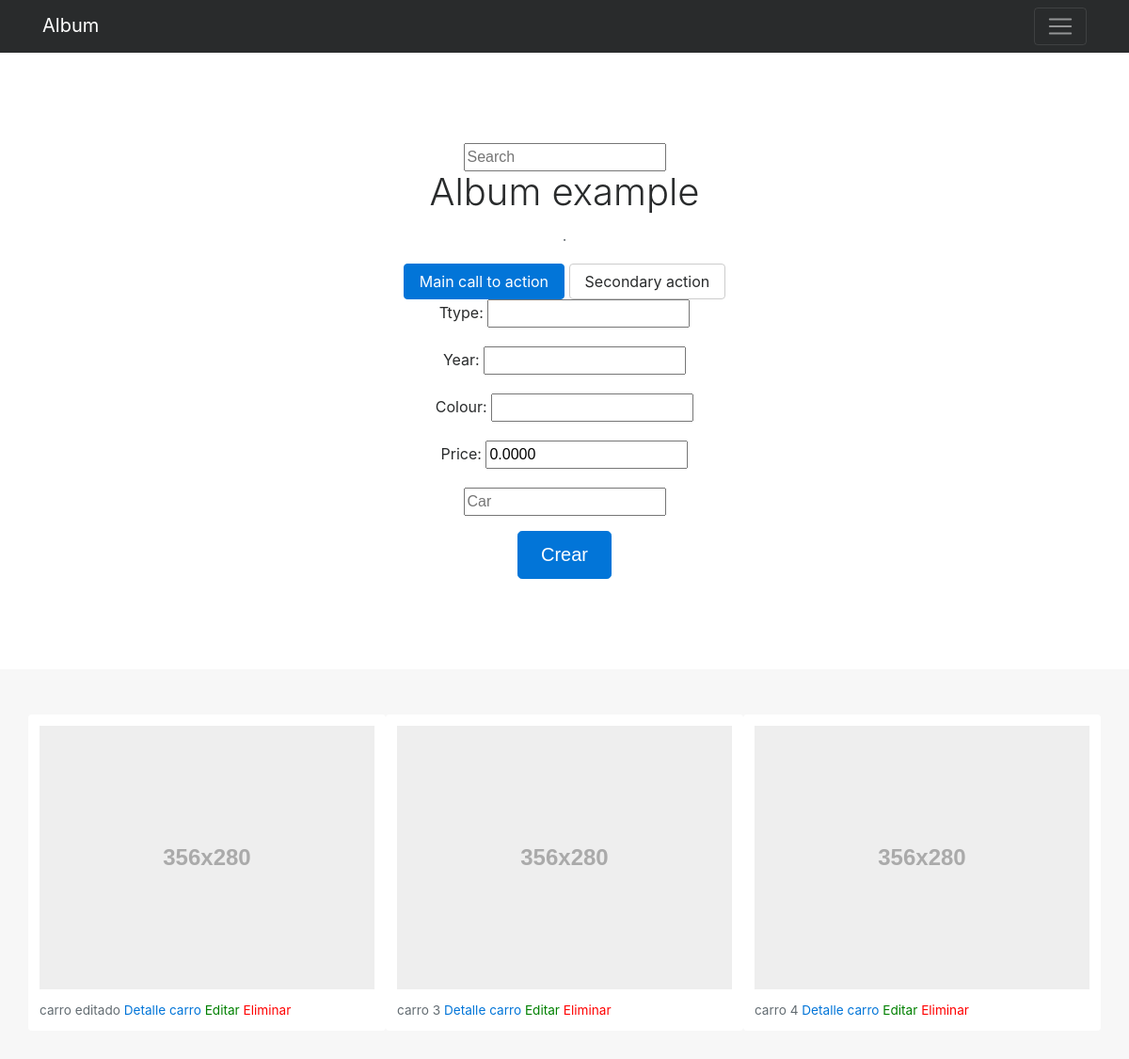
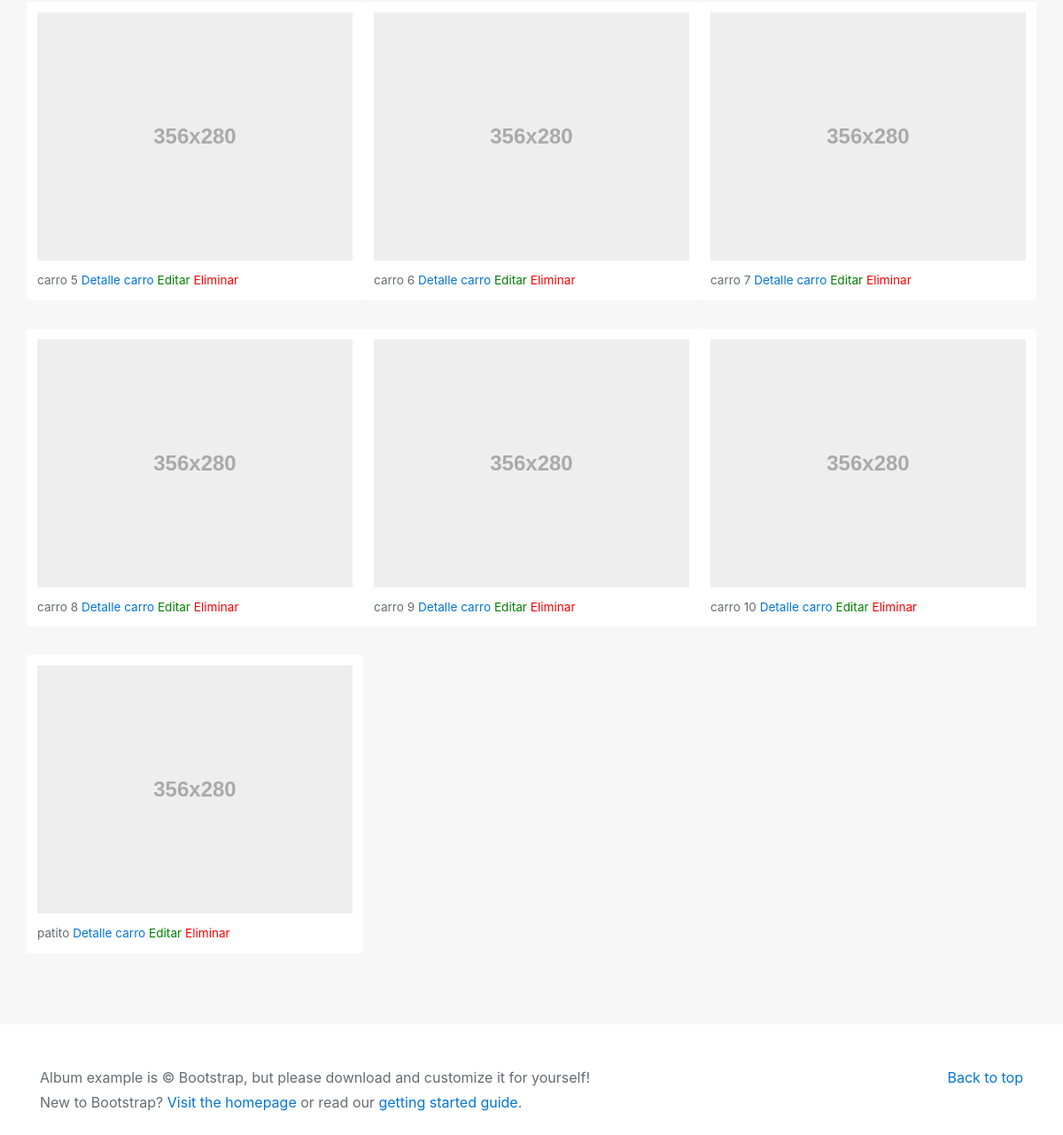
The app's page /car with its own data (2 pictures, top to bottom).
### carros/models.py (models this page shows, shortened)
class Car (models.Model):
    ttype = models.CharField(max_length=140)
    year =  models.CharField(max_length=140)
    colour  =  models.CharField(max_length=140)
    price = models.DecimalField(max_digits=20,decimal_places=4,default=Decimal('0.0000'))
    created = models.DateTimeField(auto_now_add = True)

### carros/views.py (the view)
# urls.py: url(r'^car$', CarList.as_view(), name='car_list'),
class CarList(ListView):
    template_name = "car_list.html"
    queryset = Car.objects.all()
    def get_queryset(self, *args, **kwargs):
        qs = Car.objects.all()
        print self.request.GET
        query = self.request.GET.get("q", None)
        if query is not None:
            qs = qs.filter(
                            Q(ttype__icontains=query) |
                            Q(year__icontains=query) |
                            Q(colour__icontains=query)
                          )
        return qs
    def get_context_data(self, *args, **kwargs):
        context = super(CarList, self).get_context_data(*args, **kwargs)
        print "Si llega aqui"
        context['create_form'] = CarModelForm()
        context['create_url'] = reverse_lazy("CarCreate")
        return context

### carros/form.py
class CarModelForm(forms.ModelForm):
    content = forms.CharField(label='',
                              widget=forms.TextInput(
                                        attrs={'placeholder':"Car",
                                               'class': "input"  }
                              ))
    class Meta:
        model = Car
        fields = [
            "ttype",
            "year",
            "colour",
            "price"
        ]

### carros/templates/car_list.html (shortened to what this page needs)
{% load static %}
<!DOCTYPE html>
<html lang="en">
  <head>
    <link href="{% static 'static/bootstrap/css/bootstrap.min.css' %}" rel="stylesheet">
    <link href="{% static 'static/bootstrap/css/album.css' %}" rel="stylesheet">
  </head>
  <body>
    <div class="navbar navbar-inverse bg-inverse">
      <div class="container d-flex justify-content-between">
        <a href="#" class="navbar-brand">Album</a>
        <button class="navbar-toggler" type="button" data-toggle="collapse" data-target="#navbarHeader" aria-controls="navbarHeader" aria-expanded="false" aria-label="Toggle navigation">
          <span class="navbar-toggler-icon"></span>
        </button>
      </div>
    </div>
    <section class="jumbotron text-center">
      <div class="container">
        {% include "search_form.html" %}
        <h1 class="jumbotron-heading">Album example</h1>
        <p class="lead text-muted">{{msg}}.</p>
        <p>
          <a href="#" class="btn btn-primary">Main call to action</a>
          <a href="#" class="btn btn-secondary">Secondary action</a>
        </p>
      </div>
      <div class="">
        {%include "form.html" with form=create_form action_url=create_url btn_title='Crear'%}
      </div>
    </section>
    <div class="album text-muted">
      <div class="container">
        <div class="row">
        {% for object in object_list %}
          <div class="card">
            <img data-src="holder.js/100px280/thumb" alt="Card image cap">
            <p class="card-text">{{object.ttype}} <a href="cardetail/{{object.id}}">Detalle carro</a> <a style="color: green;" href="edit/{{object.id}}">Editar</a> <a style="color: red;" href="cardelete/{{object.id}}">Eliminar</a></p>
          </div>
        {%endfor%}
        </div>
      </div>
    </div>
    <footer class="text-muted">
      <div class="container">
        <p class="float-right">
          <a href="#">Back to top</a>
        </p>
        <p>Album example is &copy; Bootstrap, but please download and customize it for yourself!</p>
        <p>New to Bootstrap? <a href="../../">Visit the homepage</a> or read our <a href="../../getting-started/">getting started guide</a>.</p>
      </div>
    </footer>
  </body>
</html>

### records on screen
Car: ttype "carro editado"
Car: ttype "carro 3"
Car: ttype "carro 4"
Car: ttype "carro 5"
Car: ttype "carro 6"
Car: ttype "carro 7"
Car: ttype "carro 8"
Car: ttype "carro 9"
Car: ttype "carro 10"
Car: ttype "patito"
